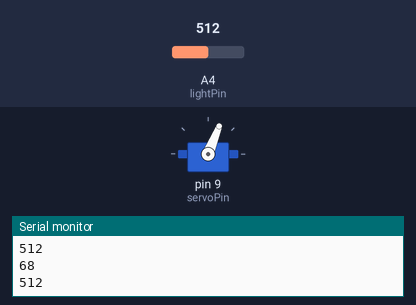
The sketch below on a simulated Arduino Uno, built with avr-gcc and run on an emulated ATmega328P. Parts: servo, the last lines printed to the serial monitor. The inputs (shaded band) are chosen by the test bench; at power-on: A4 (lightPin) = 512.

Above: at 1.2 s.
1.3 s: A4 (lightPin) set to 716
At 2.1 s:
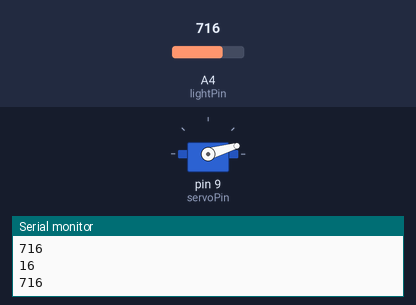
3.2 s: A4 (lightPin) set to 306
At 4.2 s:
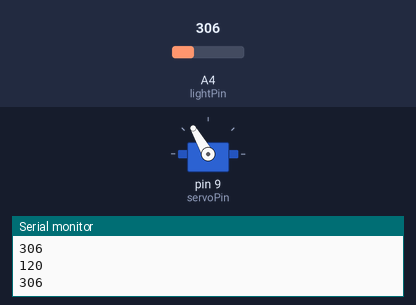
5.0 s: A4 (lightPin) set to 122
At 6.3 s:
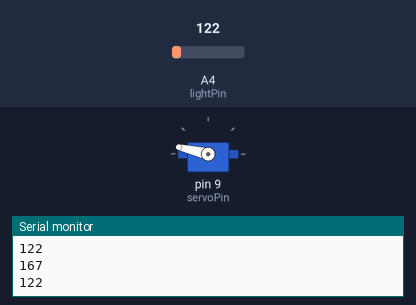
6.7 s: A4 (lightPin) set to 0
At 8.2 s:
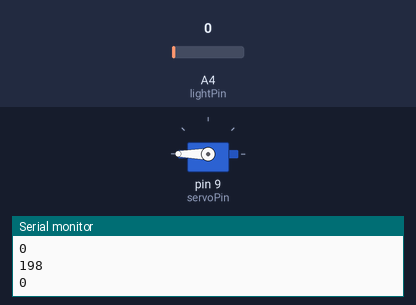
8.5 s: A4 (lightPin) set to 511
At 9.2 s:
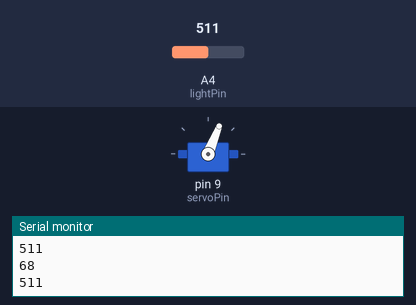
Timing chart, 0 to 11.2 s (numbered marks = the images above; inputs shaded):
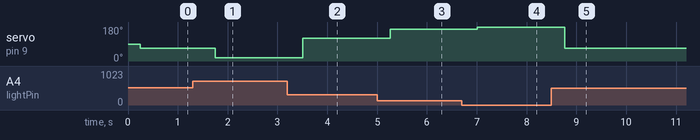

The sketch:

servo_motor_with_photoresistor.ino
```cpp
#include <Servo.h>

int servoPin = 9;
int lightValue;
int lightPin = A4;
int delayTime = 250;
int angle;
Servo servo;

void setup() {
  Serial.begin(9600);
  pinMode(lightPin, INPUT);
  pinMode(servoPin, OUTPUT);
  servo.attach(servoPin);
}

void loop() {
  lightValue = analogRead(lightPin);
  Serial.println(lightValue);
  delay(delayTime);
  angle = (-16. / 63.) * lightValue + 16. * 780. / 63.;
  servo.write(angle);
  Serial.println(angle);
}
```

Measured:
- after the input at 1.3 s, servo on pin 9 (servoPin): 68° → 16° after 0.45 s
- after the input at 3.2 s, servo on pin 9 (servoPin): 16° → 120° after 0.31 s
- after the input at 5.0 s, servo on pin 9 (servoPin): 120° → 167° after 0.26 s
- after the input at 6.7 s, servo on pin 9 (servoPin): 167° → 180° after 0.31 s
- after the input at 8.5 s, servo on pin 9 (servoPin): 180° → 68° after 0.27 s
